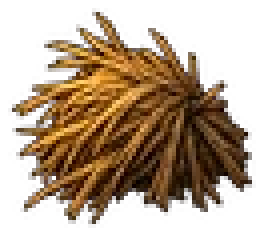
#> input picture art/props2/debris_straw.webp, 66 x 59 px (shown 4 times larger)
$ python cut_parts.py ../art/props2/debris_straw.webp
#> lines starting #> are read from the running program, lines starting #| are printed output that depends on the picture; after the words box and inside, x2 and y2 are one past the last pixel; in counts of white or black regions, pixels touching at a corner belong together
"""把零件圖拆成九個零件（2026-09-25）：透明度遮罩→連通區塊→照「三列、左到右」的順序命名→裁切存 webp。

  python tools/cut_parts.py art_raw/parts.try1.png

輸出 public/rig/qiuqiu/<零件>.webp＋sizes.json（每件的寬高，給綁骨資料對照）。
尾巴原稿是「粗的那端在左」，角色面向右時尾巴要從身體後面（左邊）往外長，所以左右翻過來，根部在右。
"""
from __future__ import annotations

import json
import sys
from pathlib import Path

import numpy as np
from PIL import Image
from scipy import ndimage

ROOT = Path(__file__).resolve().parents[1]
OUT = ROOT / 'public/rig/qiuqiu'
NAMES = ['head', 'torso', 'tail', 'arm_front', 'arm_back', 'ribbons', 'leg_front', 'leg_back', 'shuriken']
SCALE = 0.5   # 原稿以「角色約 700 像素高」畫；存一半就夠（畫面上球球約 150 像素高）


def main(src: str) -> None:
#> called with src = '../art/props2/debris_straw.webp'
    im = Image.open(src).convert('RGBA')
#> im is the input picture: PIL image 66x59 RGBA; mean R, G, B, A 66.6, 44.2, 21.6, 119.4
    a = np.array(im)[:, :, 3] > 40
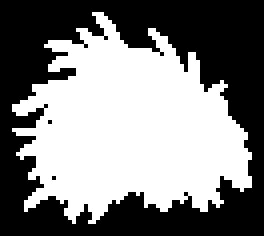
#> a: shape (59, 66) bool (shown 4 times larger); 50.2% white; 3 black regions (2 under 20 px), largest, box (x1, y1, x2, y2) and area: (0, 0, 66, 59) 1936
    # 先稍微膨脹再找連通區塊：鬍鬚、刀光這類細線不會被拆成另一塊
    lab, n = ndimage.label(ndimage.binary_dilation(a, iterations=6))
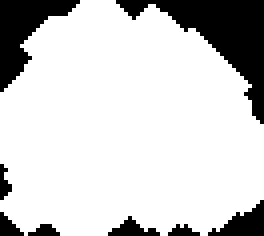
#> lab: shape (59, 66) int32 (shown 4 times larger); values 0 (black) and 1 (white), 81.1% white; 8 black regions (3 under 20 px), largest, box (x1, y1, x2, y2) and area: (29, 0, 66, 31) 375, (0, 0, 20, 23) 197, (52, 50, 66, 59) 65, (27, 54, 40, 59) 32, (0, 53, 6, 59) 21
#> n = 1
    boxes = []
    for i, sl in enumerate(ndimage.find_objects(lab), start=1):
        area = int((lab[sl] == i).sum())
        if area < 3000:
            continue
        boxes.append((sl[0].start, sl[0].stop, sl[1].start, sl[1].stop, area))
#> this loop made 1 pass
#> (i, area) on pass 1: (1, 3157)
#> after the loop, boxes = [(0, 59, 0, 66, 3157)]
    if len(boxes) != 9:
#> (the run stopped early here; a loop or call above may not have finished)

$ run again, on art/props2/crate.webp
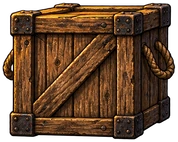
#> input picture art/props2/crate.webp, 178 x 142 px
#> in main, im is the input picture: PIL image 178x142 RGBA; mean R, G, B, A 78.2, 50.7, 29.7, 207.5
#> in main, `a = np.array(im)[:, :, 3] > 40`:
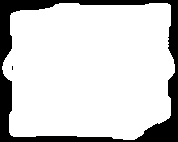
#> a: shape (142, 178) bool; 82.4% white; 2 black regions (1 under 20 px), largest, box (x1, y1, x2, y2) and area: (0, 0, 178, 142) 4454
#> in main, `lab, n = ndimage.label(ndimage.binary_dilation(a, iterations=6))`:
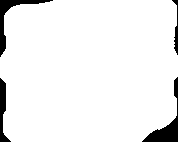
#> lab: shape (142, 178) int32; values 0 (black) and 1 (white), 94.1% white; 4 black regions, box (x1, y1, x2, y2) and area: (142, 77, 178, 142) 573, (0, 0, 53, 57) 484, (0, 78, 11, 142) 317, (172, 0, 178, 55) 127
#> n = 1
#> the loop in main, `for i, sl in enumerate(ndimage.find_objects(lab), start=1):` made 1 pass
#> (i, area) on pass 1: (1, 23775)
#> after the loop in main, `for i, sl in enumerate(ndimage.find_objects(lab), start=1):`: boxes = [(0, 142, 0, 178, 23775)]

$ run again, on art/props2/fish_bone.webp
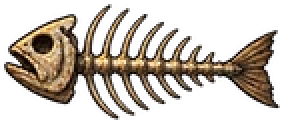
#> input picture art/props2/fish_bone.webp, 142 x 62 px (shown 2 times larger)
#> in main, im is the input picture: PIL image 142x62 RGBA; mean R, G, B, A 50.8, 40.8, 30.4, 91.6
#> in main, `a = np.array(im)[:, :, 3] > 40`:
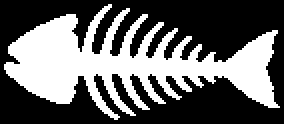
#> a: shape (62, 142) bool (shown 2 times larger); 39.3% white; 1 white region, box (x1, y1, x2, y2) and area: (2, 2, 140, 60) 3460
#> in main, `lab, n = ndimage.label(ndimage.binary_dilation(a, iterations=6))`:
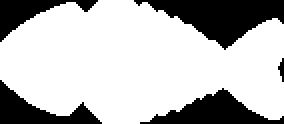
#> lab: shape (62, 142) int32 (shown 2 times larger); values 0 (black) and 1 (white), 73.2% white; 5 black regions, box (x1, y1, x2, y2) and area: (67, 0, 142, 25) 931, (70, 44, 142, 62) 585, (0, 40, 51, 62) 459, (0, 0, 49, 21) 360, (139, 29, 142, 41) 21
#> n = 1
#> the loop in main, `for i, sl in enumerate(ndimage.find_objects(lab), start=1):` made 1 pass
#> (i, area) on pass 1: (1, 6448)
#> after the loop in main, `for i, sl in enumerate(ndimage.find_objects(lab), start=1):`: boxes = [(0, 62, 0, 142, 6448)]
